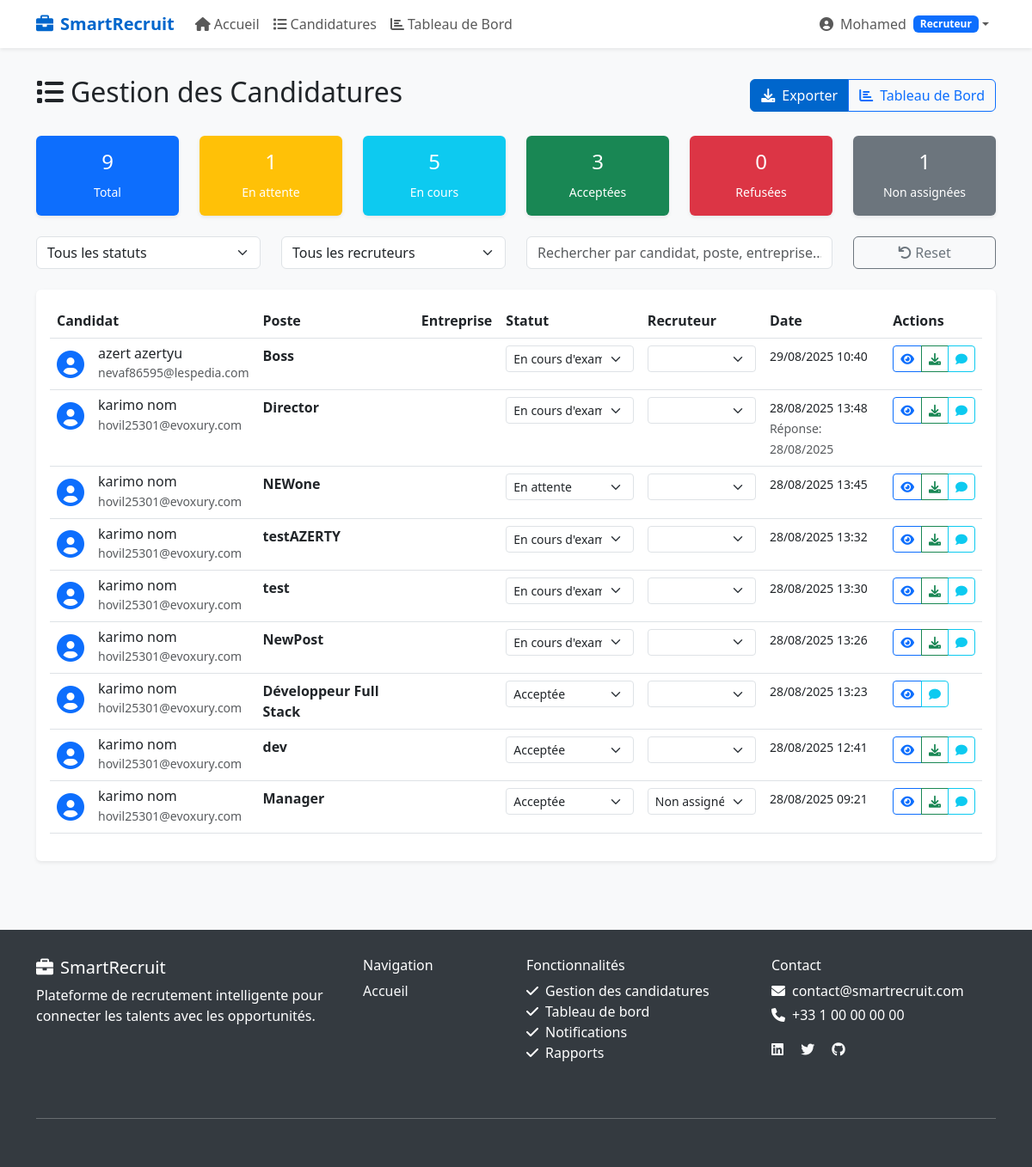
/candidatures/list/ (signed in), run on the app's committed database.
### users/models.py (models this page shows, shortened)
class User(AbstractUser):
    ROLE_CHOICES = [
        ('admin', 'Administrateur'),
        ('recruteur', 'Recruteur'),
        ('candidat', 'Candidat'),
    ]
    role = models.CharField(
        max_length=20,
        choices=ROLE_CHOICES,
        default='candidat',
        verbose_name='Rôle'
    )
    phone = models.CharField(
        max_length=20,
        blank=True,
        null=True,
        verbose_name='Téléphone'
    )
    created_at = models.DateTimeField(auto_now_add=True)
    updated_at = models.DateTimeField(auto_now=True)
    class Meta:
        verbose_name = 'Utilisateur'
        verbose_name_plural = 'Utilisateurs'
        ordering = ['-created_at']
    @property
    def is_admin(self):
        return self.role == 'admin'
    @property
    def is_recruiter(self):
        return self.role == 'recruteur'
    @property
    def is_candidate(self):
        return self.role == 'candidat'

### candidatures/models.py (models this page shows, shortened)
class Candidature(models.Model):
    STATUS_CHOICES = [
        ('en_attente', 'En attente'),
        ('acceptee', 'Acceptée'),
        ('refusee', 'Refusée'),
        ('en_cours', 'En cours d\'examen'),
    ]
    candidat = models.ForeignKey(
        User,
        on_delete=models.CASCADE,
        related_name='candidatures',
        limit_choices_to={'role': 'candidat'},
        verbose_name='Candidat'
    )
    poste = models.CharField(
        max_length=200,
        verbose_name='Poste visé'
    )
    cv = models.FileField(
        upload_to=candidature_file_path,
        validators=[
            FileExtensionValidator(allowed_extensions=['pdf', 'doc', 'docx']),
            validate_file_size
        ],
        verbose_name='CV',
        help_text='Formats acceptés: PDF, DOC, DOCX (max 5MB)'
    )
    lettre_motivation = models.FileField(
        upload_to=candidature_file_path,
        validators=[
            FileExtensionValidator(allowed_extensions=['pdf', 'doc', 'docx']),
            validate_file_size
        ],
        blank=True,
        null=True,
        verbose_name='Lettre de motivation',
        help_text='Formats acceptés: PDF, DOC, DOCX (max 5MB)'
    )
    message = models.TextField(
        blank=True,
        null=True,
        verbose_name='Message d\'accompagnement',
        help_text='Message optionnel du candidat'
    )
    status = models.CharField(
        max_length=20,
        choices=STATUS_CHOICES,
        default='en_attente',
        verbose_name='Statut'
    )
    date_candidature = models.DateTimeField(
        auto_now_add=True,
        verbose_name='Date de candidature'
    )
    date_modification = models.DateTimeField(
        auto_now=True,
        verbose_name='Dernière modification'
    )
    recruteur_assigne = models.ForeignKey(
        User,
        on_delete=models.SET_NULL,
        related_name='candidatures_assignees',
        limit_choices_to={'role': 'recruteur'},
        blank=True,
        null=True,
        verbose_name='Recruteur assigné'
    )
    commentaire_recruteur = models.TextField(
        blank=True,
        null=True,
        verbose_name='Commentaire du recruteur'
    )
    date_reponse = models.DateTimeField(
        blank=True,
        null=True,
        verbose_name='Date de réponse'
    )
    class Meta:
        verbose_name = 'Candidature'
        verbose_name_plural = 'Candidatures'
        ordering = ['-date_candidature']
        unique_together = ['candidat', 'poste']

### candidatures/views.py (the view, shortened to what this page needs)
# urls.py: path('list/', candidatures_list_view, name='list'),
@login_required
def candidatures_list_view(request):
    if not (request.user.is_recruiter or request.user.is_admin):
        messages.error(request, 'Accès non autorisé.')
        return redirect('users:home')
    candidatures_queryset = Candidature.objects.all().select_related(
        'candidat', 'recruteur_assigne'
    ).prefetch_related('analyse_ia').order_by('-date_candidature')
    form = CandidatureSearchForm(request.GET)
    if form.is_valid():
        search = form.cleaned_data.get('search')
        status_filter = form.cleaned_data.get('status')
        date_from = form.cleaned_data.get('date_from')
        date_to = form.cleaned_data.get('date_to')
        if status_filter:
            candidatures_queryset = candidatures_queryset.filter(status=status_filter)
        if date_from:
            candidatures_queryset = candidatures_queryset.filter(date_candidature__gte=date_from)
        if date_to:
            candidatures_queryset = candidatures_queryset.filter(date_candidature__lte=date_to)
    recruiter_filter = request.GET.get('recruiter')
    if recruiter_filter == 'unassigned':
        candidatures_queryset = candidatures_queryset.filter(recruteur_assigne__isnull=True)
    elif recruiter_filter:
        candidatures_queryset = candidatures_queryset.filter(recruteur_assigne_id=recruiter_filter)
    paginator = Paginator(candidatures_queryset, 20)
    page_number = request.GET.get('page')
    candidatures = paginator.get_page(page_number)
    all_candidatures = Candidature.objects.all()
    stats = {
        'total': all_candidatures.count(),
        'en_attente': all_candidatures.filter(status='en_attente').count(),
        'en_cours': all_candidatures.filter(status='en_cours').count(),
        'acceptees': all_candidatures.filter(status='acceptee').count(),
        'refusees': all_candidatures.filter(status='refusee').count(),
        'non_assignees': all_candidatures.filter(recruteur_assigne__isnull=True).count(),
    }
    recruiters = User.objects.filter(role='recruteur', is_active=True)
    return render(request, 'candidatures/list.html', {
        'candidatures': candidatures,
        'stats': stats,
        'form': form,
        'recruiters': recruiters
    })

### candidatures/templates/candidatures/list.html (shortened to what this page needs)
{% extends 'base.html' %}
{% block content %}
<div class="d-flex justify-content-between align-items-center mb-4">
    <h2><i class="fas fa-list me-2"></i>Gestion des Candidatures</h2>
    <div class="btn-group">
        <button class="btn btn-primary" onclick="exportCandidatures()">
            <i class="fas fa-download me-2"></i>Exporter
        </button>
        <a href="{% url 'candidatures:dashboard' %}" class="btn btn-outline-primary">
            <i class="fas fa-chart-bar me-2"></i>Tableau de Bord
        </a>
    </div>
</div>
<div class="row mb-4">
    <div class="col-md-2">
        <div class="card bg-primary text-white">
            <div class="card-body text-center">
                <h4>{{ stats.total|default:0 }}</h4>
                <small>Total</small>
            </div>
        </div>
    </div>
    <div class="col-md-2">
        <div class="card bg-warning text-white">
            <div class="card-body text-center">
                <h4>{{ stats.en_attente|default:0 }}</h4>
                <small>En attente</small>
            </div>
        </div>
    </div>
    <div class="col-md-2">
        <div class="card bg-info text-white">
            <div class="card-body text-center">
                <h4>{{ stats.en_cours|default:0 }}</h4>
                <small>En cours</small>
            </div>
        </div>
    </div>
    <div class="col-md-2">
        <div class="card bg-success text-white">
            <div class="card-body text-center">
                <h4>{{ stats.acceptees|default:0 }}</h4>
                <small>Acceptées</small>
            </div>
        </div>
    </div>
    <div class="col-md-2">
        <div class="card bg-danger text-white">
            <div class="card-body text-center">
                <h4>{{ stats.refusees|default:0 }}</h4>
                <small>Refusées</small>
            </div>
        </div>
    </div>
    <div class="col-md-2">
        <div class="card bg-secondary text-white">
            <div class="card-body text-center">
                <h4>{{ stats.non_assignees|default:0 }}</h4>
                <small>Non assignées</small>
            </div>
        </div>
    </div>
</div>
<div class="row mb-4">
    <div class="col-md-3">
        <select class="form-select" id="statusFilter">
            <option value="">Tous les statuts</option>
        </select>
    </div>
    <div class="col-md-3">
        <select class="form-select" id="recruiterFilter">
            <option value="">Tous les recruteurs</option>
        </select>
    </div>
    <div class="col-md-4">
        <input type="text" class="form-control" id="searchInput" placeholder="Rechercher par candidat, poste, entreprise...">
    </div>
    <div class="col-md-2">
        <button class="btn btn-outline-secondary w-100" onclick="resetFilters()">
            <i class="fas fa-undo me-1"></i>Reset
        </button>
    </div>
</div>
<div class="card">
    <div class="card-body">
        <div class="table-responsive">
            <table class="table table-hover" id="candidaturesTable">
                <thead>
                    <tr>
                        <th>Candidat</th>
                        <th>Poste</th>
                        <th>Entreprise</th>
                        <th>Statut</th>
                        <th>Recruteur</th>
                        <th>Date</th>
                        <th>Actions</th>
                    </tr>
                </thead>
                <tbody>
                    {% for candidature in candidatures %}
                        <tr class="candidature-row"
                            data-status="{{ candidature.status }}"
                            data-recruiter="{{ candidature.recruteur_assigne.id|default:'unassigned' }}"
                            data-search="{{ candidature.candidat.first_name }} {{ candidature.candidat.last_name }} {{ candidature.poste }} {{ candidature.entreprise }}">
                            <td>
                                <div class="d-flex align-items-center">
                                    <i class="fas fa-user-circle fa-2x text-primary me-3"></i>
                                    <div>
                                        <h6 class="mb-0">{{ candidature.candidat.first_name }} {{ candidature.candidat.last_name }}</h6>
                                        <small class="text-muted">{{ candidature.candidat.email }}</small>
                                    </div>
                                </div>
                            </td>
                            <td>
                                <strong>{{ candidature.poste }}</strong>
                            </td>
                            <td>{{ candidature.entreprise }}</td>
                            <td>
                                <select class="form-select form-select-sm status-select"
                                        data-candidature-id="{{ candidature.id }}"
                                        onchange="updateStatus(this)">
                                    <option value="en_attente" {% if candidature.status == 'en_attente' %}selected{% endif %}>En attente</option>
                                    <option value="en_cours" {% if candidature.status == 'en_cours' %}selected{% endif %}>En cours d'examen</option>
                                    <option value="acceptee" {% if candidature.status == 'acceptee' %}selected{% endif %}>Acceptée</option>
                                </select>
                            </td>
                            <td>
                                <select class="form-select form-select-sm recruiter-select"
                                        data-candidature-id="{{ candidature.id }}"
                                        onchange="assignRecruiter(this)">
                                    <option value="">Non assignée</option>
                                    {% for recruiter in recruiters %}
                                        <option value="{{ recruiter.id }}"
                                                {% if candidature.recruteur_assigne.id == recruiter.id %}selected{% endif %}>
                                        </option>
                                    {% endfor %}
                                </select>
                            </td>
                            <td>
                                <small>{{ candidature.date_candidature|date:"d/m/Y H:i" }}</small>
                                {% if candidature.date_reponse %}
                                    <br><small class="text-muted">Réponse: {{ candidature.date_reponse|date:"d/m/Y" }}</small>
                                {% endif %}
                            </td>
                            <td>
                                <div class="btn-group btn-group-sm">
                                    <button class="btn btn-outline-primary" onclick="viewCandidature({{ candidature.id }})" title="Voir les détails">
                                        <i class="fas fa-eye"></i>
                                    </button>
                                    {% if candidature.cv %}
                                        <a href="{{ candidature.cv.url }}" class="btn btn-outline-success" title="Télécharger CV" target="_blank">
                                            <i class="fas fa-download"></i>
                                        </a>
                                    {% endif %}
                                    <button class="btn btn-outline-info" onclick="addComment({{ candidature.id }})" title="Ajouter un commentaire">
                                        <i class="fas fa-comment"></i>
                                    </button>
                                </div>
                            </td>
                        </tr>
                    {% endfor %}
                </tbody>
            </table>
        </div>
    </div>
</div>
{% endblock %}

### templates/navbar.html (shortened to what this page needs)
<nav class="navbar navbar-expand-lg navbar-light bg-white shadow-sm">
  <div class="container">
    <a class="navbar-brand" href="{% url 'users:home' %}">
      <i class="fas fa-briefcase me-2"></i>SmartRecruit
    </a>
    <div class="collapse navbar-collapse" id="navbarNav">
      <ul class="navbar-nav me-auto">
        {% if user.is_authenticated %}
        <li class="nav-item">
          <a class="nav-link" href="{% url 'users:home' %}">
            <i class="fas fa-home me-1"></i>Accueil
          </a>
        </li>
         {% if user.is_recruiter or user.is_admin %}
        <li class="nav-item">
          <a class="nav-link" href="{% url 'candidatures:list' %}">
            <i class="fas fa-list me-1"></i>Candidatures
          </a>
        </li>
        <li class="nav-item">
          <a class="nav-link" href="{% url 'candidatures:dashboard' %}">
            <i class="fas fa-chart-bar me-1"></i>Tableau de Bord
          </a>
        </li>
        {% endif %}  {% endif %}
      </ul>
      <ul class="navbar-nav">
        {% if user.is_authenticated %}
        <li class="nav-item dropdown">
          <a
            class="nav-link dropdown-toggle d-flex align-items-center"
            href="#"
            id="navbarDropdown"
            role="button"
            data-bs-toggle="dropdown"
          >
            <i class="fas fa-user-circle me-2"></i>
            <span>{{ user.first_name|default:user.username }}</span>
            <span class="badge bg-primary ms-2 badge-role"
              >{{ user.get_role_display }}</span
            >
          </a>
        </li>
        {% endif %}
      </ul>
    </div>
  </div>
</nav>

### data on the page
User: first_name "Mohamed", role "Recruteur"
Candidature: candidat.first_name "azert", candidat.last_name "azertyu", candidat.email "nevaf86595@lespedia.com", poste "Boss", status+id "En cours d'examen", date_candidature "29/08/2025 10:40"
Candidature: candidat.first_name "karimo", candidat.last_name "nom", candidat.email "hovil25301@evoxury.com", poste "Director", status+id "En cours d'examen", date_candidature "28/08/2025 13:48", date_reponse "28/08/2025"
Candidature: candidat.first_name "karimo", candidat.last_name "nom", candidat.email "hovil25301@evoxury.com", poste "NEWone", status+id "En attente", date_candidature "28/08/2025 13:45"
Candidature: candidat.first_name "karimo", candidat.last_name "nom", candidat.email "hovil25301@evoxury.com", poste "testAZERTY", status+id "En cours d'examen", date_candidature "28/08/2025 13:32"
Candidature: candidat.first_name "karimo", candidat.last_name "nom", candidat.email "hovil25301@evoxury.com", poste "test", status+id "En cours d'examen", date_candidature "28/08/2025 13:30"
Candidature: candidat.first_name "karimo", candidat.last_name "nom", candidat.email "hovil25301@evoxury.com", poste "NewPost", status+id "En cours d'examen", date_candidature "28/08/2025 13:26"
Candidature: candidat.first_name "karimo", candidat.last_name "nom", candidat.email "hovil25301@evoxury.com", poste "Développeur Full Stack", status+id "Acceptée", date_candidature "28/08/2025 13:23"
Candidature: candidat.first_name "karimo", candidat.last_name "nom", candidat.email "hovil25301@evoxury.com", poste "dev", status+id "Acceptée", date_candidature "28/08/2025 12:41"
Candidature: candidat.first_name "karimo", candidat.last_name "nom", candidat.email "hovil25301@evoxury.com", poste "Manager", status+id "Acceptée", date_candidature "28/08/2025 09:21"

### other printed values
{{ stats.total|default:0 }} "9"
{{ stats.en_attente|default:0 }} "1"
{{ stats.en_cours|default:0 }} "5"
{{ stats.acceptees|default:0 }} "3"
{{ stats.refusees|default:0 }} "0"
{{ stats.non_assignees|default:0 }} "1"
